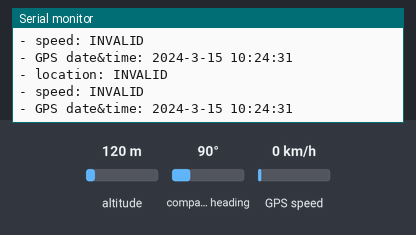
The sketch below on a simulated ESP8266 (NodeMCU). Shown: the last lines printed to the serial monitor. The test bench sets the inputs (shaded band); at power-on: altitude 120 m, compass heading 90°, GPS speed 0 km/h. The GPS gets a fix after 3 s at 37.7749, -122.4194 with 8 satellites.

Above: at 1.2 s.
1.3 s: altitude set to 20 m
At 2.4 s:
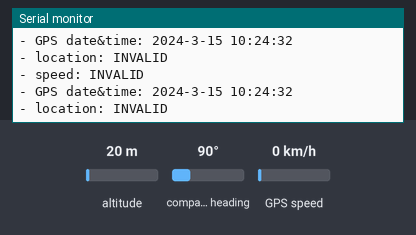
3.5 s: compass heading set to 7°
At 4.1 s:
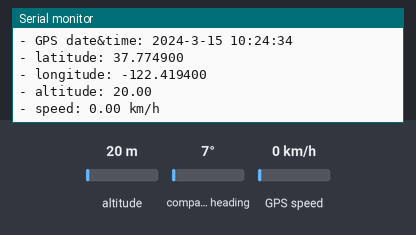
5.0 s: GPS speed set to 2 km/h
Timing chart, 0 to 5.6 s (numbered marks = the images above; inputs shaded):
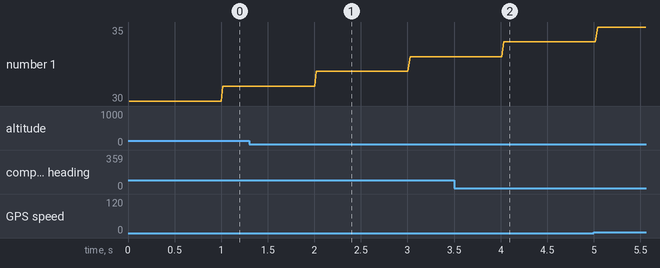

Measured:
- after the input at 1.3 s, the serial monitor: prints a new line after 0.71 s (image 1)
- after the input at 3.5 s, the serial monitor: prints a new line after 0.52 s (image 2)

The sketch:

gps_esp8266.ino
```cpp
#include <TinyGPS++.h>
#include <SoftwareSerial.h>

// 設定 GPS 模組的波特率
#define GPS_BAUDRATE 9600

TinyGPSPlus gps;  // 建立 TinyGPS++ 對象
SoftwareSerial ss(D5, D6); // RX, TX（將 D5 和 D6 更改為你的 ESP8266 引腳）

void setup() {
  Serial.begin(115200);
  ss.begin(GPS_BAUDRATE);
  Serial.println(F("ESP8266 - GPS module"));
}

void loop() {
  while (ss.available() > 0) {
    char c = ss.read();
    Serial.write(c);  // 顯示接收到的原始數據
    gps.encode(c);
  }

  if (gps.location.isValid()) {
    Serial.print(F("- latitude: "));
    Serial.println(gps.location.lat(), 6);

    Serial.print(F("- longitude: "));
    Serial.println(gps.location.lng(), 6);

    Serial.print(F("- altitude: "));
    if (gps.altitude.isValid())
      Serial.println(gps.altitude.meters());
    else
      Serial.println(F("INVALID"));
  } else {
    Serial.println(F("- location: INVALID"));
  }

  Serial.print(F("- speed: "));
  if (gps.speed.isValid()) {
    Serial.print(gps.speed.kmph());
    Serial.println(F(" km/h"));
  } else {
    Serial.println(F("INVALID"));
  }

  Serial.print(F("- GPS date&time: "));
  if (gps.date.isValid() && gps.time.isValid()) {
    Serial.print(gps.date.year());
    Serial.print(F("-"));
    Serial.print(gps.date.month());
    Serial.print(F("-"));
    Serial.print(gps.date.day());
    Serial.print(F(" "));
    Serial.print(gps.time.hour());
    Serial.print(F(":"));
    Serial.print(gps.time.minute());
    Serial.print(F(":"));
    Serial.println(gps.time.second());
  } else {
    Serial.println(F("INVALID"));
  }

  Serial.println();

  if (millis() > 5000 && gps.charsProcessed() < 10)
    Serial.println(F("No GPS data received: check wiring"));
}
```
